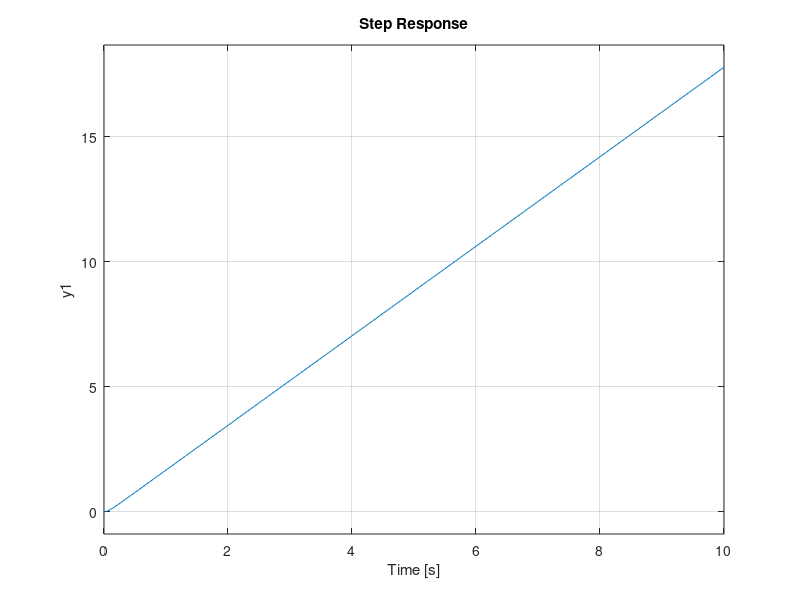

This figure's MATLAB source:
clear all;
s = tf('s');

sys = 26.1628/(s^2+14.6211*s);
kp = 1.8668;
ki = 3.7237;
kd = 0.2340;

pid = kp + ki/s + kd*s;

tf = feedback(sys,pid);
step(sys,10)
